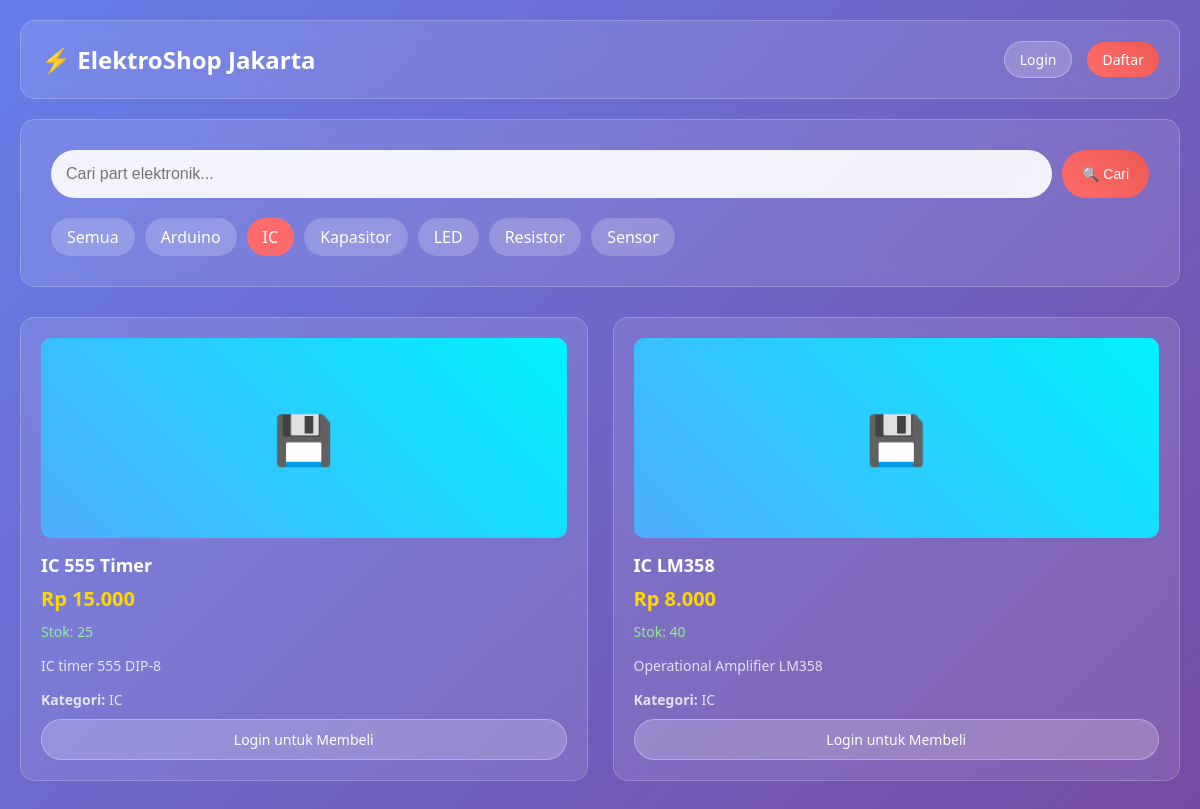
Page /?category=ic on the committed database.
### tables this page shows
CREATE TABLE categories (
    id INT PRIMARY KEY AUTO_INCREMENT,
    name VARCHAR(50) NOT NULL,
    slug VARCHAR(50) UNIQUE NOT NULL,
    description TEXT,
    created_at TIMESTAMP DEFAULT CURRENT_TIMESTAMP
);

CREATE TABLE products (
    id INT PRIMARY KEY AUTO_INCREMENT,
    name VARCHAR(100) NOT NULL,
    description TEXT,
    price DECIMAL(10,2) NOT NULL,
    stock INT NOT NULL DEFAULT 0,
    category_id INT,
    image VARCHAR(255),
    status ENUM('active', 'inactive') DEFAULT 'active',
    created_at TIMESTAMP DEFAULT CURRENT_TIMESTAMP,
    updated_at TIMESTAMP DEFAULT CURRENT_TIMESTAMP ON UPDATE CURRENT_TIMESTAMP,
    FOREIGN KEY (category_id) REFERENCES categories(id)
);

### config.php (called while the page is built, shortened)
<?php
try {
    $pdo = new PDO("mysql:host=" . DB_HOST . ";dbname=" . DB_NAME . ";charset=utf8mb4", DB_USER, DB_PASS);
    $pdo->setAttribute(PDO::ATTR_ERRMODE, PDO::ERRMODE_EXCEPTION);
    $pdo->setAttribute(PDO::ATTR_DEFAULT_FETCH_MODE, PDO::FETCH_ASSOC);
} catch (PDOException $e) {
    die("Connection failed: " . $e->getMessage());
}
function isLoggedIn()
{
    return isset($_SESSION['user_id']) && !empty($_SESSION['user_id']);
}
function getCurrentUser()
{
    global $pdo;
    if (!isLoggedIn()) return null;
    $stmt = $pdo->prepare("SELECT * FROM users WHERE id = ?");
    $stmt->execute([$_SESSION['user_id']]);
    return $stmt->fetch();
}
function formatPrice($price)
{
    return 'Rp ' . number_format($price, 0, ',', '.');
}

### index.php (the view, shortened to what this page needs)
<?php
require_once 'config.php';
$stmt = $pdo->query("SELECT * FROM categories ORDER BY name");
$categories = $stmt->fetchAll();
$search = $_GET['search'] ?? '';
$category = $_GET['category'] ?? '';
$sql = "SELECT p.*, c.name as category_name FROM products p
        LEFT JOIN categories c ON p.category_id = c.id
        WHERE p.status = 'active'";
$params = [];
if ($category) {
    $sql .= " AND c.slug = ?";
    $params[] = $category;
}
$sql .= " ORDER BY p.created_at DESC";
$stmt = $pdo->prepare($sql);
$stmt->execute($params);
$products = $stmt->fetchAll();
$currentUser = getCurrentUser();
?>
<!DOCTYPE html>
<html lang="id">
<head>
</head>
<body>
    <div class="container">
        <header class="header">
            <a href="index.php" class="logo">⚡ <?= SITE_NAME ?></a>
            <div class="user-info">
                <?php if ($currentUser): ?>
                    <div class="nav-links">
                        <span>
                            Halo, <?= htmlspecialchars($currentUser['name']) ?>
                            <?php if (isAdmin($currentUser)): ?>
                                <span class="user-role admin">Admin</span>
                            <?php endif; ?>
                        </span>
                        <a href="orders.php">Pesanan</a>
                        <a href="profile.php">Profile</a>
                        <?php if (isAdmin($currentUser)): ?>
                            <a href="admin.php" class="btn btn-admin">Panel Admin</a>
                        <?php endif; ?>
                        <a href="auth.php?action=logout" class="btn btn-secondary">Logout</a>
                    </div>
                <?php else: ?>
                    <div class="nav-links">
                        <a href="auth.php" class="btn btn-secondary">Login</a>
                        <a href="auth.php?action=register" class="btn btn-primary">Daftar</a>
                    </div>
                <?php endif; ?>
            </div>
        </header>
        <div class="search-section">
            <form class="search-form" method="GET">
                <input type="text" name="search" class="search-input"
                    placeholder="Cari part elektronik..."
                    value="<?= htmlspecialchars($search) ?>">
                <button type="submit" class="btn btn-primary">🔍 Cari</button>
            </form>
            <div class="category-filters">
                <a href="index.php" class="filter-btn <?= !$category ? 'active' : '' ?>">Semua</a>
                <?php foreach ($categories as $cat): ?>
                    <a href="?category=<?= $cat['slug'] ?><?= $search ? '&search=' . urlencode($search) : '' ?>"
                        class="filter-btn <?= $category === $cat['slug'] ? 'active' : '' ?>">
                        <?= htmlspecialchars($cat['name']) ?>
                    </a>
                <?php endforeach; ?>
            </div>
        </div>
        <div class="products-grid">
            <?php if (empty($products)): ?>
                <div style="grid-column: 1/-1; text-align: center; color: white; font-size: 18px; padding: 50px;">
                    <div style="font-size: 48px; margin-bottom: 20px;">📦</div>
                    <div>Tidak ada produk ditemukan</div>
                    <?php if ($search || $category): ?>
                        <a href="index.php" class="btn btn-primary" style="margin-top: 20px;">Lihat Semua Produk</a>
                    <?php endif; ?>
                </div>
            <?php else: ?>
                <?php foreach ($products as $product): ?>
                    <div class="product-card">
                        <div class="product-image">
                            <?php if (!empty($product['image']) && file_exists($product['image'])): ?>
                                <img src="<?= htmlspecialchars($product['image']) ?>"
                                    alt="<?= htmlspecialchars($product['name']) ?>"
                                    onerror="this.parentElement.innerHTML='<div class=\'product-image-placeholder\'>📦</div>'">
                            <?php else: ?>
                                <div class="product-image-placeholder">
                                    <?php
                                    $icons = [
                                        'resistor' => '⚡',
                                        'capacitor' => '🔋',
                                        'ic' => '💾',
                                        'sensor' => '🌡️',
                                        'arduino' => '🤖',
                                        'led' => '💡'
                                    ];
                                    $categorySlug = '';
                                    foreach ($categories as $cat) {
                                        if ($cat['id'] == $product['category_id']) {
                                            $categorySlug = $cat['slug'];
                                            break;
                                        }
                                    }
                                    echo $icons[$categorySlug] ?? '📦';
                                    ?>
                                </div>
                            <?php endif; ?>
                        </div>
                        <div class="product-title"><?= htmlspecialchars($product['name']) ?></div>
                        <div class="product-price"><?= formatPrice($product['price']) ?></div>
                        <div class="product-stock <?= $product['stock'] <= 0 ? 'out' : ($product['stock'] <= 5 ? 'low' : '') ?>">
                            <?php if ($product['stock'] <= 0): ?>
                                Stok Habis
                            <?php elseif ($product['stock'] <= 5): ?>
                                Stok Terbatas: <?= $product['stock'] ?>
                            <?php else: ?>
                                Stok: <?= $product['stock'] ?>
                            <?php endif; ?>
                        </div>
                        <?php if ($product['description']): ?>
                            <div style="font-size: 14px; margin-bottom: 15px; opacity: 0.8;">
                                <?= htmlspecialchars(substr($product['description'], 0, 100)) ?>
                            </div>
                        <?php endif; ?>
                        <div style="margin-bottom: 10px; font-size: 14px; opacity: 0.8;">
                            <strong>Kategori:</strong> <?= htmlspecialchars($product['category_name']) ?>
                        </div>
                        <?php if ($currentUser): ?>
                            <?php if ($product['stock'] > 0): ?>
                                <form method="POST" action="cart.php">
                                    <input type="hidden" name="action" value="add">
                                    <input type="hidden" name="product_id" value="<?= $product['id'] ?>">
                                    <div style="display: flex; gap: 10px; margin-bottom: 10px;">
                                        <input type="number" name="quantity" value="1" min="1" max="<?= $product['stock'] ?>"
                                            style="width: 70px; padding: 5px; border: none; border-radius: 5px; text-align: center;">
                                        <button type="submit" class="btn btn-primary" style="flex: 1;">
                                            🛒 Tambah ke Keranjang
                                        </button>
                                    </div>
                                </form>
                            <?php else: ?>
                                <button class="btn btn-secondary" style="width: 100%;" disabled>
                                    Stok Habis
                                </button>
                            <?php endif; ?>
                        <?php else: ?>
                            <a href="auth.php" class="btn btn-secondary" style="width: 100%; text-align: center;">
                                Login untuk Membeli
                            </a>
                        <?php endif; ?>
                    </div>
                <?php endforeach; ?>
            <?php endif; ?>
        </div>
    </div>
</body>
</html>

### index.php (style rules this page uses)
* { margin: 0; padding: 0; box-sizing: border-box; }
body { font-family: 'Segoe UI', Tahoma, Geneva, Verdana, sans-serif; background: linear-gradient(135deg, #667eea 0%, #764ba2 100%); min-height: 100vh; }
.container { max-width: 1200px; margin: 0 auto; padding: 20px; }
.header { background: rgba(255, 255, 255, 0.1); backdrop-filter: blur(10px); padding: 20px; border-radius: 15px; margin-bottom: 20px; display: flex; justify-content: space-between; align-items: center; border: 1px solid rgba(255, 255, 255, 0.2); }
.logo { color: white; font-size: 24px; font-weight: bold; text-decoration: none; }
.user-info { color: white; display: flex; align-items: center; gap: 15px; }
.btn { padding: 10px 20px; border: none; border-radius: 25px; cursor: pointer; font-weight: 500; transition: all 0.3s ease; text-decoration: none; display: inline-block; text-align: center; font-size: 14px; }
.btn-primary { background: linear-gradient(45deg, #ff6b6b, #ee5a52); color: white; }
.btn-secondary { background: rgba(255, 255, 255, 0.2); color: white; border: 1px solid rgba(255, 255, 255, 0.3); }
.search-section { background: rgba(255, 255, 255, 0.1); backdrop-filter: blur(10px); padding: 30px; border-radius: 15px; margin-bottom: 30px; border: 1px solid rgba(255, 255, 255, 0.2); }
.search-form { display: flex; gap: 10px; margin-bottom: 20px; }
.search-input { flex: 1; padding: 15px; border: none; border-radius: 25px; background: rgba(255, 255, 255, 0.9); font-size: 16px; }
.category-filters { display: flex; gap: 10px; flex-wrap: wrap; }
.filter-btn { padding: 8px 16px; background: rgba(255, 255, 255, 0.2); color: white; border: none; border-radius: 20px; cursor: pointer; transition: all 0.3s ease; text-decoration: none; }
.filter-btn.active { background: #ff6b6b; }
.products-grid { display: grid; grid-template-columns: repeat(auto-fit, minmax(280px, 1fr)); gap: 25px; margin-bottom: 30px; }
.product-card { background: rgba(255, 255, 255, 0.1); backdrop-filter: blur(10px); border-radius: 15px; padding: 20px; border: 1px solid rgba(255, 255, 255, 0.2); transition: all 0.3s ease; color: white; }
.product-image { width: 100%; height: 200px; border-radius: 10px; margin-bottom: 15px; overflow: hidden; position: relative; }
.product-image-placeholder { width: 100%; height: 100%; background: linear-gradient(45deg, #4facfe, #00f2fe); display: flex; align-items: center; justify-content: center; font-size: 48px; color: white; }
.product-title { font-size: 18px; font-weight: 600; margin-bottom: 8px; }
.product-price { font-size: 20px; font-weight: bold; color: #ffd700; margin-bottom: 10px; }
.product-stock { font-size: 14px; color: #90ee90; margin-bottom: 15px; }
.nav-links { display: flex; gap: 15px; align-items: center; }
.nav-links a { color: white; text-decoration: none; padding: 8px 15px; border-radius: 20px; transition: background 0.3s ease; }

### rows in the picture
categories: name "Arduino"
categories: name "IC"
categories: name "Kapasitor"
categories: name "LED"
categories: name "Resistor"
categories: name "Sensor"
products: category.slug "💾", name "IC 555 Timer", price "Rp 15.000", stock "25", description "IC timer 555 DIP-8", category.name "IC"
products: category.slug "💾", name "IC LM358", price "Rp 8.000", stock "40", description "Operational Amplifier LM358", category.name "IC"

### other values in the picture
SITE_NAME "ElektroShop Jakarta"
